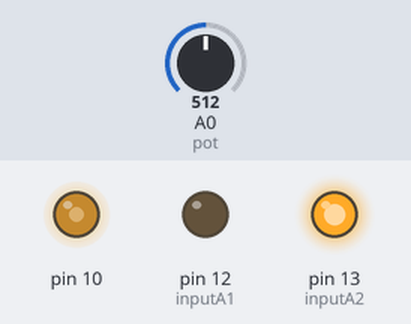
The sketch below on a simulated Arduino Uno, built with avr-gcc and run on an emulated ATmega328P. Shown: output pins drawn as LEDs (lit = HIGH). The inputs (shaded band) are chosen by the test bench; at power-on: A0 (pot) = 512.

Above: at 1.2 s.
1.3 s: A0 (pot) set to 716
At 1.6 s:
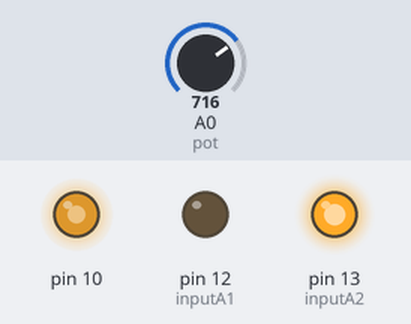
2.8 s: A0 (pot) set to 900
At 3.9 s:
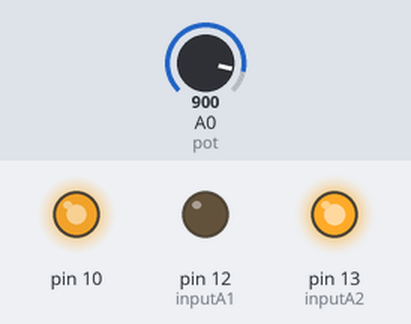
4.3 s: A0 (pot) set to 122
At 5.1 s:
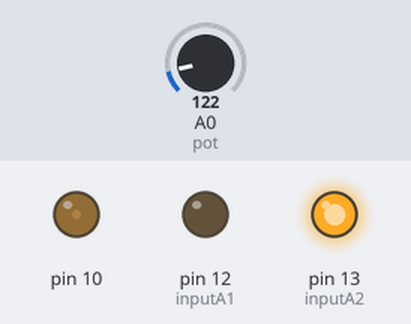
5.8 s: A0 (pot) set to 0
At 6.2 s:
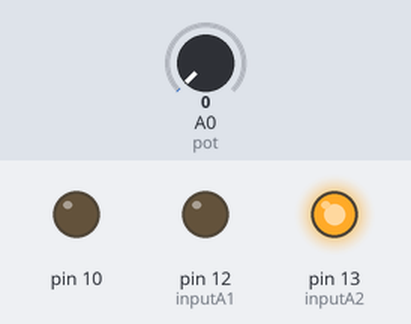
7.3 s: A0 (pot) set to 511
At 8.6 s:
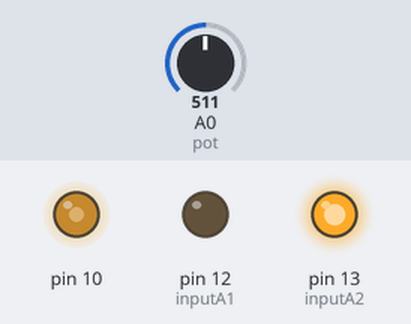
Timing chart, 0 to 9.8 s (numbered marks = the images above; inputs shaded):
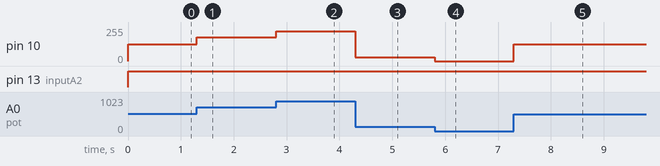

Measured:
- after the input at 1.3 s, pin 10: 127/255 → 178/255 at once
- after the input at 2.8 s, pin 10: 178/255 → 224/255 at once
- after the input at 4.3 s, pin 10: 224/255 → 30/255 at once
- after the input at 5.8 s, pin 10: 30/255 → 0/255 at once
- after the input at 7.3 s, pin 10: 0/255 → 127/255 at once

The sketch:

Hiz.ino
```cpp
int inputA1 = 12;
int inputA2 = 13;
int pot = A0;
int potDeger;


void setup()
{
pinMode(inputA1, OUTPUT);
pinMode(inputA2, OUTPUT);
pinMode(A0, INPUT);
pinMode(10, OUTPUT);
}
void loop()
{
  potDeger = analogRead(pot);
  analogWrite(10, map(potDeger ,0 , 1024 ,0 ,255));
  digitalWrite(inputA1,LOW);
  digitalWrite(inputA2,HIGH);
}
```
